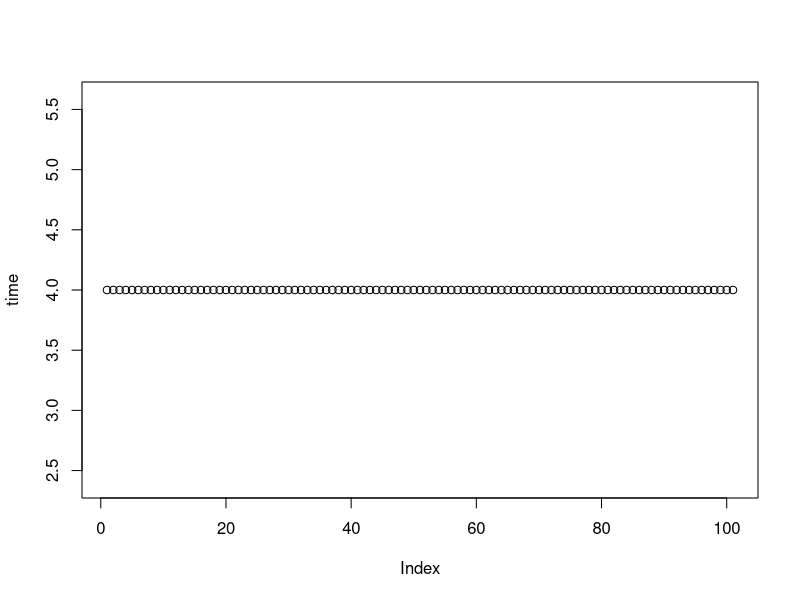
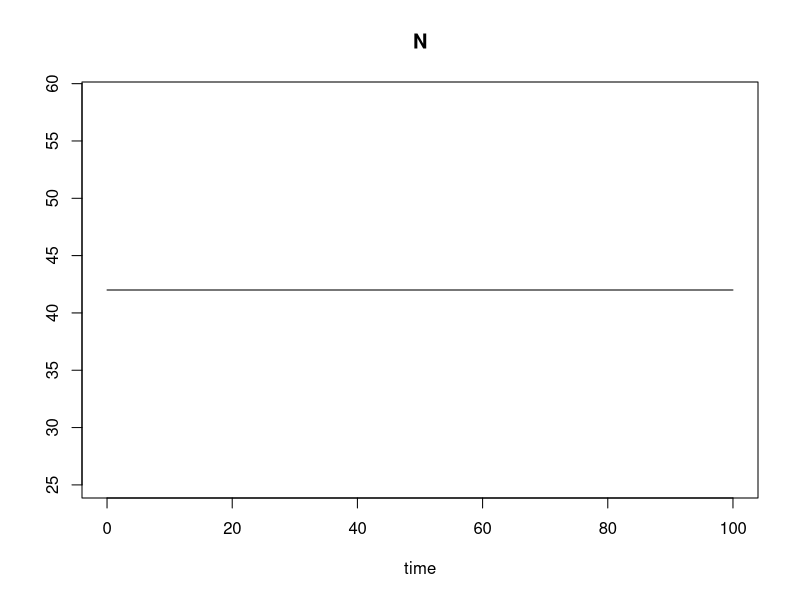
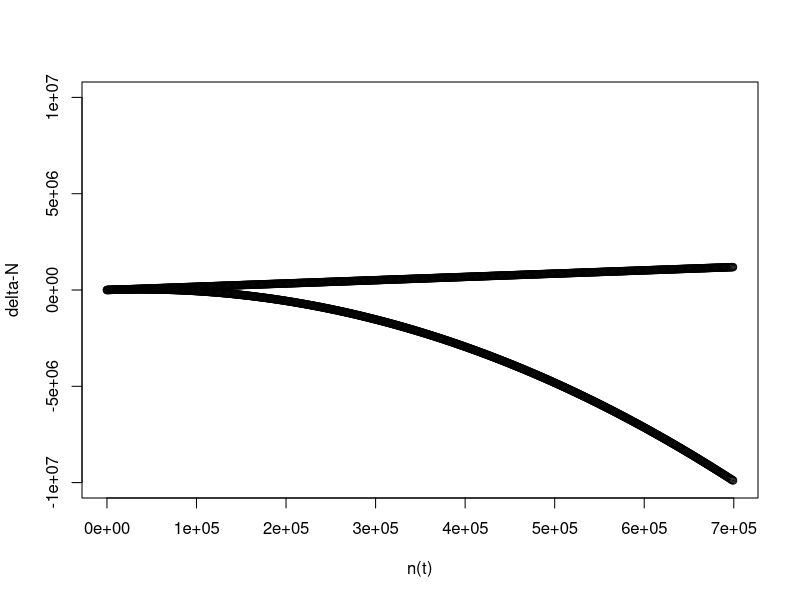

Generate these figures, in order, with R:
## ---- chunk 1
knitr::opts_chunk$set(echo = TRUE)
library(ggplot2)
library(deSolve)
## ---- chunk 2
## Exercise 7. Simulation model of discrete-time exponential growth
R <- 1
N0 <- 4
disc_exp <- function(R,N0){
  Nt1 <- R*N0
  return(Nt1)
}
N <- N0

for(i in 1:100){
  Nt1 <- disc_exp(R,N0)
  N <- c(N,Nt1)
  N0 <- Nt1
}
plot(N,ylab="time")
## ---- chunk 3
## Exercise 8. Continuous time model of exponential growth
library(deSolve)
cont_exp <- function(t, state, parameters) {
  with(as.list(c(state, parameters)), {
    dN <-  r * N
    return(list(dN))
  })
}

parameters <- c(r = 0)
state      <- c(N = 42)
times      <- seq(0, 100, by = 0.01)

out <- deSolve::ode(y = state, times = times, func = cont_exp, parms = parameters)

plot(out)
## ---- chunk 4
## Exercise 9. Linear and non-linear models
models <- function(rd,nt,K){
  dN.1 <- rd * nt
  dN.2 <- rd * nt * (1 - nt/K)
  return(list(dN.1,dN.2))
}

rd <- 1.7
nt <- seq(100,700000,by=1000)
K <- 75000

res <- models(rd,nt,K)
plot(nt,res[[1]],ylim=c(-10000000,10000000),xlab="n(t)",ylab="delta-N")
points(nt,res[[2]])
